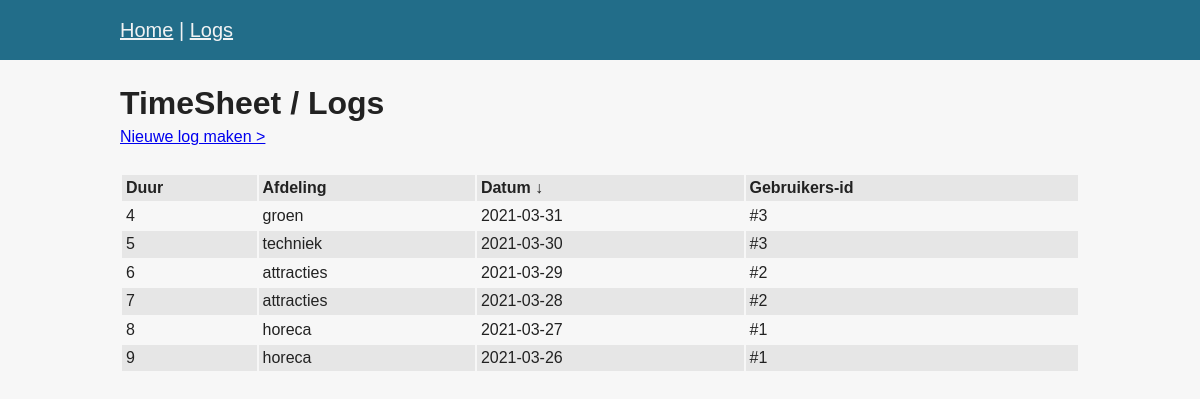
Page /logs/index.php on the committed database.
### tables this page shows
CREATE TABLE IF NOT EXISTS `logs` (
  `id` int(11) NOT NULL AUTO_INCREMENT,
  `user` int(11) NOT NULL,
  `date` date NOT NULL,
  `duration` int(11) NOT NULL,
  `department` varchar(255) NOT NULL,
  PRIMARY KEY (`id`)
);

### logs/index.php (the view, shortened to what this page needs)
<!doctype html>
<html lang="nl">
<head>
    <?php require_once '../head.php'; ?>
</head>
<body>
    <?php require_once '../header.php'; ?>
    <div class="container">
        <h1>TimeSheet / Logs</h1>
        <a href="create.php">Nieuwe log maken &gt;</a>
        <?php
        require_once '../backend/conn.php';
        $query = "SELECT * FROM logs ORDER BY date DESC";
        $statement = $conn->prepare($query);
        $statement->execute();
        $logs = $statement->fetchAll(PDO::FETCH_ASSOC);
        ?>
        <table>
            <tr>
                <th>Duur</th>
                <th>Afdeling</th>
                <th>Datum &downarrow;</th>
                <th>Gebruikers-id</th>
            </tr>
            <?php foreach($logs as $log): ?>
                <tr>
                    <td><?php echo $log['duration']; ?></td>
                    <td><?php echo $log['department']; ?></td>
                    <td><?php echo $log['date']; ?></td>
                    <td>#<?php echo $log['user']; ?></td>
                </tr>
            <?php endforeach; ?>
        </table>
    </div>
</body>
</html>

### head.php (shortened to what this page needs)
<link rel="stylesheet" href="<?php echo $base_url; ?>/css/normalize.css">
<link rel="stylesheet" href="<?php echo $base_url; ?>/css/main.css">

### header.php (shortened to what this page needs)
<header>
    <div class="container">
        <nav>
            <a href="<?php echo $base_url; ?>/index.php">Home</a> |
            <a href="<?php echo $base_url; ?>/logs/index.php">Logs</a>
        </nav>
    </div>
</header>

### css/main.css (style rules this page uses)
html { color: #222; font-size: 1em; line-height: 1.4; }
html { font-size: 16px; }
body { font-family: 'Helvetica', sans-serif; background-color: #f7f7f7; }
.container { max-width: 960px; margin: 0 auto; }
header { font-size: 1.25rem; padding-top: 1rem; padding-bottom: 1rem; background-color: #226d89; }
header, header a, .btn, .msg { color: hsl(196, 10%, 95%); }
header .container { display: flex; justify-content: space-between; align-items: center; }
h1 { margin-bottom: 0px; }
h1+a { display: block; margin-bottom: 1.5rem; }
table { width: 100%; }
th { text-align: left; }
tr:nth-child(odd) { background-color: hsl(0, 0%, 90%); }
th, td { padding: 2px 4px; }

### rows in the picture
logs: duration "4", department "groen", date "2021-03-31", user "3"
logs: duration "5", department "techniek", date "2021-03-30", user "3"
logs: duration "6", department "attracties", date "2021-03-29", user "2"
logs: duration "7", department "attracties", date "2021-03-28", user "2"
logs: duration "8", department "horeca", date "2021-03-27", user "1"
logs: duration "9", department "horeca", date "2021-03-26", user "1"
